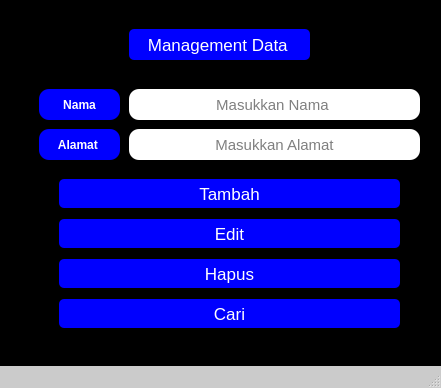
<?xml version="1.0" encoding="UTF-8"?>
<ui version="4.0">
 <class>window</class>
 <widget class="QMainWindow" name="window">
  <property name="geometry">
   <rect>
    <x>0</x>
    <y>0</y>
    <width>441</width>
    <height>388</height>
   </rect>
  </property>
  <property name="windowTitle">
   <string>MainWindow</string>
  </property>
  <property name="styleSheet">
   <string notr="true">#window{
	background-color: #cbcbcb;
}</string>
  </property>
  <widget class="QWidget" name="centralwidget">
   <property name="styleSheet">
    <string notr="true">#centralwidget{
	background-color: black;
}</string>
   </property>
   <layout class="QVBoxLayout" name="verticalLayout">
    <item>
     <widget class="QFrame" name="frame_2">
      <property name="styleSheet">
       <string notr="true">#frame_2{
	border: 1px solid black;
}</string>
      </property>
      <property name="frameShape">
       <enum>QFrame::StyledPanel</enum>
      </property>
      <property name="frameShadow">
       <enum>QFrame::Plain</enum>
      </property>
      <layout class="QVBoxLayout" name="verticalLayout_2">
       <item>
        <widget class="QFrame" name="frame">
         <property name="enabled">
          <bool>false</bool>
         </property>
         <property name="styleSheet">
          <string notr="true">#frame{
	border: 1px solid black;
}</string>
         </property>
         <property name="frameShape">
          <enum>QFrame::StyledPanel</enum>
         </property>
         <property name="frameShadow">
          <enum>QFrame::Plain</enum>
         </property>
         <widget class="QLabel" name="label">
          <property name="geometry">
           <rect>
            <x>20</x>
            <y>70</y>
            <width>81</width>
            <height>31</height>
           </rect>
          </property>
          <property name="font">
           <font>
            <pointsize>-1</pointsize>
            <weight>75</weight>
            <bold>true</bold>
           </font>
          </property>
          <property name="styleSheet">
           <string notr="true">#label {
	background-color: blue;
	color:white;
	border-radius: 10px;
	font-size: 12px;
}</string>
          </property>
          <property name="lineWidth">
           <number>5</number>
          </property>
          <property name="text">
           <string>Nama</string>
          </property>
          <property name="alignment">
           <set>Qt::AlignCenter</set>
          </property>
         </widget>
         <widget class="QLineEdit" name="form">
          <property name="geometry">
           <rect>
            <x>110</x>
            <y>70</y>
            <width>291</width>
            <height>31</height>
           </rect>
          </property>
          <property name="styleSheet">
           <string notr="true">#form{
	border-radius:10px;
	font-size:15px;
}</string>
          </property>
          <property name="text">
           <string/>
          </property>
          <property name="frame">
           <bool>true</bool>
          </property>
          <property name="alignment">
           <set>Qt::AlignCenter</set>
          </property>
          <property name="placeholderText">
           <string notr="true">Masukkan Nama </string>
          </property>
         </widget>
         <widget class="QLabel" name="label_2">
          <property name="geometry">
           <rect>
            <x>20</x>
            <y>110</y>
            <width>81</width>
            <height>31</height>
           </rect>
          </property>
          <property name="font">
           <font>
            <pointsize>-1</pointsize>
            <weight>75</weight>
            <bold>true</bold>
           </font>
          </property>
          <property name="styleSheet">
           <string notr="true">#label_2 {
	background-color: blue;
	color:white;
	border-radius: 10px;
	font-size: 12px;
}</string>
          </property>
          <property name="text">
           <string>Alamat </string>
          </property>
          <property name="alignment">
           <set>Qt::AlignCenter</set>
          </property>
         </widget>
         <widget class="QLineEdit" name="form_2">
          <property name="geometry">
           <rect>
            <x>110</x>
            <y>110</y>
            <width>291</width>
            <height>31</height>
           </rect>
          </property>
          <property name="styleSheet">
           <string notr="true">#form_2{
	border-radius:10px;
	font-size:15px;
}</string>
          </property>
          <property name="text">
           <string/>
          </property>
          <property name="alignment">
           <set>Qt::AlignCenter</set>
          </property>
          <property name="placeholderText">
           <string>Masukkan Alamat</string>
          </property>
         </widget>
         <widget class="QPushButton" name="button1">
          <property name="geometry">
           <rect>
            <x>40</x>
            <y>160</y>
            <width>341</width>
            <height>29</height>
           </rect>
          </property>
          <property name="font">
           <font>
            <pointsize>13</pointsize>
           </font>
          </property>
          <property name="styleSheet">
           <string notr="true">#button1{
	background-color: blue;
	border-radius: 5px;
	color:white;
}</string>
          </property>
          <property name="text">
           <string>Tambah</string>
          </property>
         </widget>
         <widget class="QPushButton" name="button2">
          <property name="geometry">
           <rect>
            <x>40</x>
            <y>200</y>
            <width>341</width>
            <height>29</height>
           </rect>
          </property>
          <property name="font">
           <font>
            <pointsize>13</pointsize>
           </font>
          </property>
          <property name="styleSheet">
           <string notr="true">#button2{
	background-color: blue;
	border-radius: 5px;
	color:white;
}</string>
          </property>
          <property name="text">
           <string>Edit</string>
          </property>
         </widget>
         <widget class="QPushButton" name="button3">
          <property name="geometry">
           <rect>
            <x>40</x>
            <y>240</y>
            <width>341</width>
            <height>29</height>
           </rect>
          </property>
          <property name="font">
           <font>
            <pointsize>13</pointsize>
           </font>
          </property>
          <property name="styleSheet">
           <string notr="true">#button3{
	background-color: blue;
	border-radius: 5px;
	color:white;
}</string>
          </property>
          <property name="text">
           <string>Hapus</string>
          </property>
         </widget>
         <widget class="QPushButton" name="button4">
          <property name="geometry">
           <rect>
            <x>40</x>
            <y>280</y>
            <width>341</width>
            <height>29</height>
           </rect>
          </property>
          <property name="font">
           <font>
            <pointsize>13</pointsize>
           </font>
          </property>
          <property name="styleSheet">
           <string notr="true">#button4{
	background-color: blue;
	border-radius: 5px;
	color:white;
}</string>
          </property>
          <property name="text">
           <string>Cari</string>
          </property>
         </widget>
         <widget class="QLabel" name="label_3">
          <property name="geometry">
           <rect>
            <x>110</x>
            <y>10</y>
            <width>181</width>
            <height>31</height>
           </rect>
          </property>
          <property name="font">
           <font>
            <pointsize>13</pointsize>
           </font>
          </property>
          <property name="styleSheet">
           <string notr="true">#label_3{
	color:white;
	background-color: blue;
	border-radius: 5px;

}</string>
          </property>
          <property name="text">
           <string>    Management Data</string>
          </property>
         </widget>
        </widget>
       </item>
      </layout>
     </widget>
    </item>
   </layout>
  </widget>
  <widget class="QMenuBar" name="menubar">
   <property name="geometry">
    <rect>
     <x>0</x>
     <y>0</y>
     <width>441</width>
     <height>21</height>
    </rect>
   </property>
  </widget>
  <widget class="QStatusBar" name="statusbar"/>
 </widget>
 <resources/>
 <connections/>
</ui>
